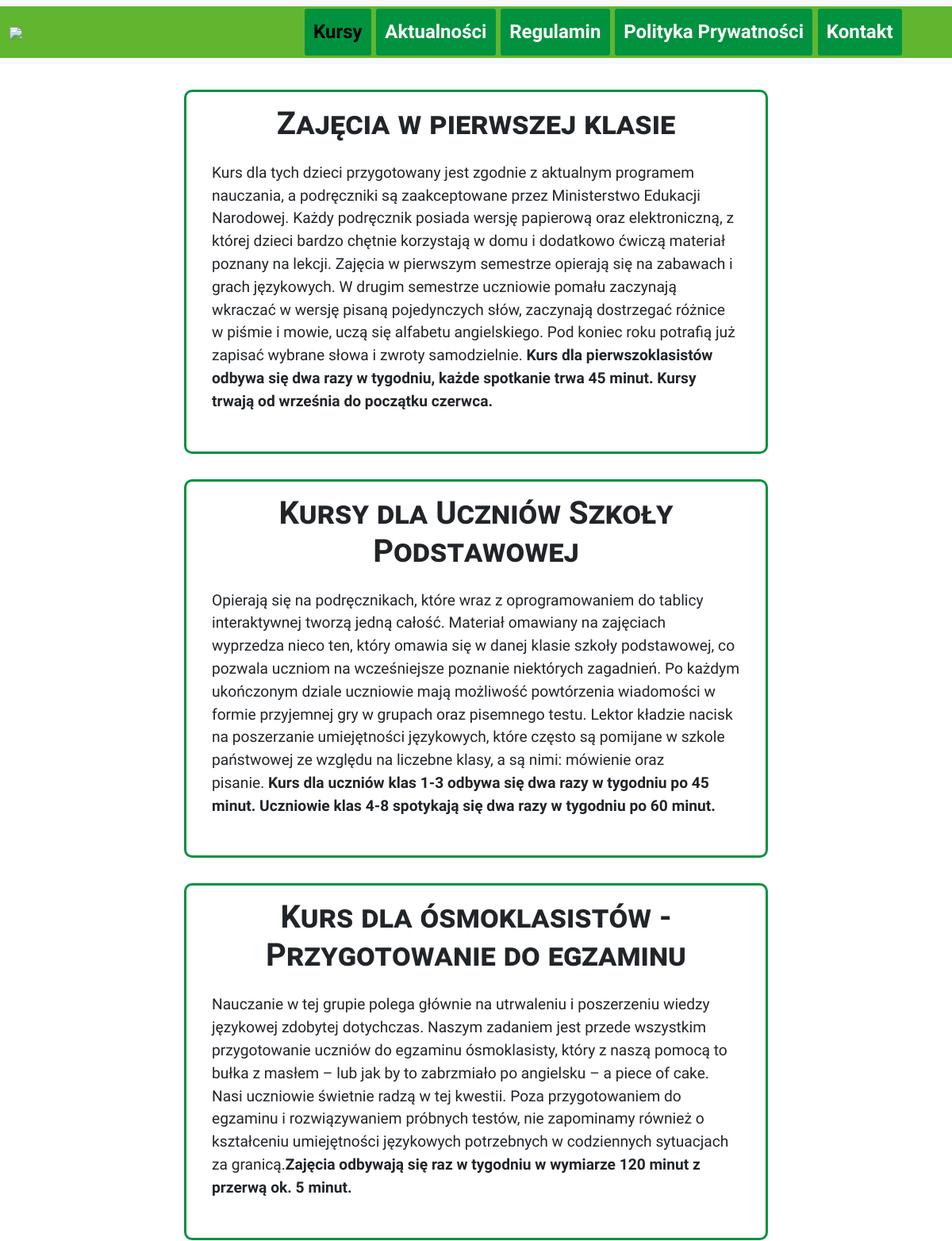
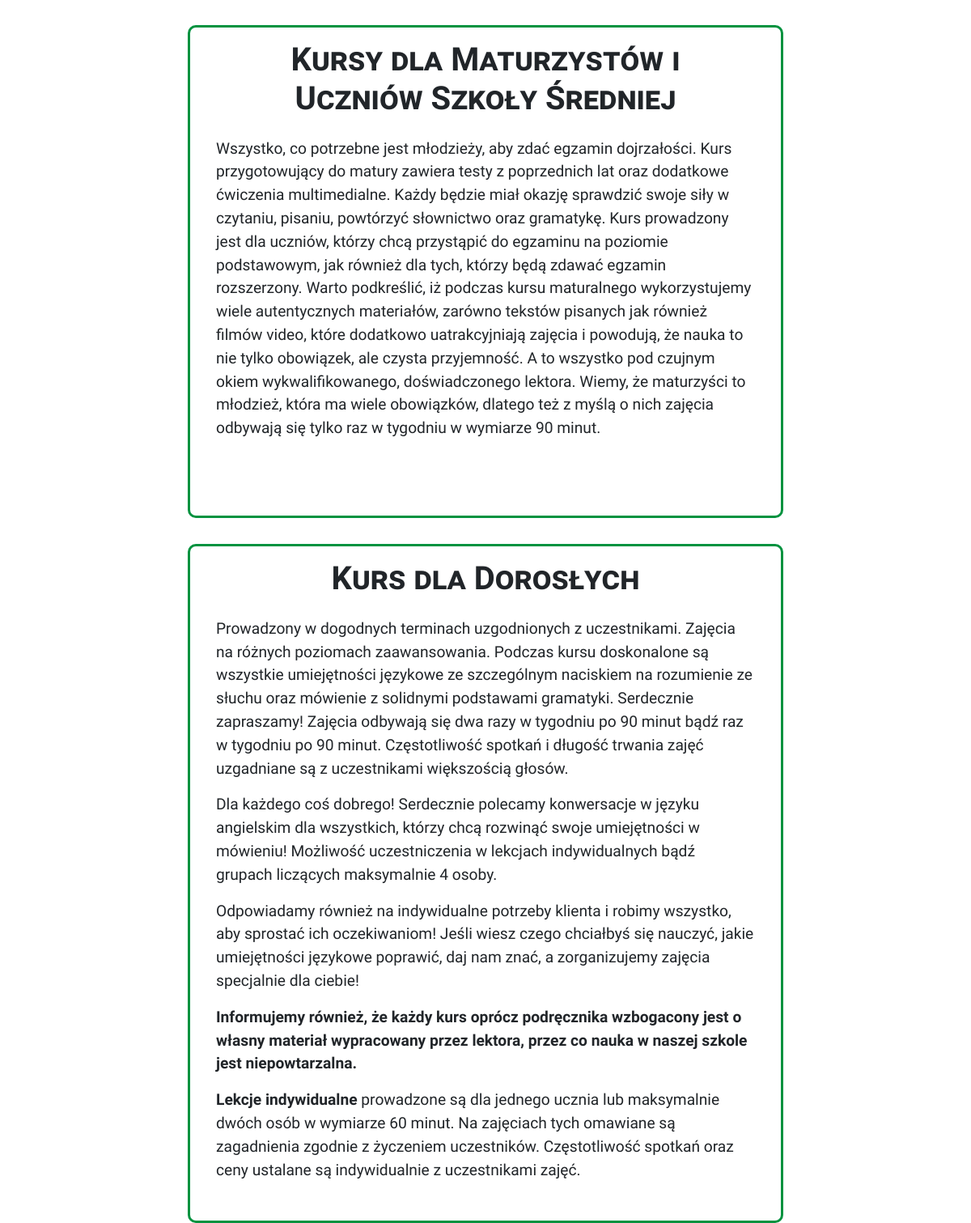
Page /courses/ on the committed database (2 pictures, top to bottom).
### articles_app/models.py (models this page shows)
class Page(models.Model):
    title = models.CharField(max_length=100)
    page_url = models.URLField(max_length=200, blank=True, null=True)
    edit_url = models.URLField(max_length=200, blank=True, null=True)

class Article(models.Model):
    title = models.CharField(max_length=200)
    content = RichTextField()
    pub_date = models.DateTimeField('date published')
    page = models.ForeignKey(Page, on_delete=models.CASCADE, null=True)
    show_on_whiteboard = models.BooleanField(default=False)

### articles_app/views.py (the view)
# urls.py: path('courses/', views.courses, name="courses"),
def courses(request):
    return render_page_based_on_index_template(request, "Kursy")

### articles_app/views.py (called while the page is built)
def render_page_based_on_index_template(request, page_name):
    pages = Page.objects.all()
    articles = list(Article.objects.filter(page__title=page_name))
    articles.sort(key=lambda x: x.pub_date, reverse=True)
    default_pages_dict = {}
    for page in pages:
        if page.title not in ('Główna', page_name):
            default_pages_dict.update({page.title: page.page_url.split('/')[0]})
    return render(request, 'index.html', {'default_pages_dict': default_pages_dict, 'current_page_name': page_name, 'articles': articles})

### articles_app/templates/index.html (shortened to what this page needs)
<!DOCTYPE html>
{% load static %}
<html lang="en">
<head>
    <link href="https://cdn.jsdelivr.net/npm/bootstrap@5.3.1/dist/css/bootstrap.min.css" rel="stylesheet"
>
    <link rel="stylesheet" type="text/css" href="{% static 'css/styles.css' %}">
</head>
<body>
<nav class="navbar navbar-expand-lg bg-body-tertiary">
    <div class="container-fluid" id="nav_top">
        <a class="navbar-brand" href="{% url 'index' %}">
            <img id="imgLogo" class="fade-in" src="{% static 'img/logo2.png' %}"></a>
        <div class="collapse navbar-collapse mx-5 fade-in" id="navbarNav">
            <ul class="navbar-nav ms-auto">
                {% if current_page_name != "Główna" %}
                    <li class="nav-item">
                        <a class="nav-link" aria-current="page">{{ current_page_name }}</a>
                    </li>
                {% endif %}
                {% for page_name, page_url in default_pages_dict.items %}
                    <li class="nav-item">
                        <a class="nav-link" href="{% url page_url %}">{{ page_name }}</a>
                    </li>
                {% endfor %}
            </ul>
        </div>
    </div>
</nav>
<div class="container">
    <div class="row">
        <div class="col-2">
        </div>
        <div class="col-8">
            {% for article in articles %}
                <article>
                    <h1 id="article_{{ article.id }}">{{ article.title }}</h1>
                    {{ article.content|safe }}
                </article>
            {% endfor %}
        </div>
        <div class="col-2">
        </div>
    </div>
</div>
</body>
</html>

### articles_app/static/css/styles.css (style rules this page uses)
body { font-family: 'Open Sans Condensed', sans-serif; background: url("../img/background.jpg") no-repeat fixed center; background-size: contain; }
#nav_top { background-color: #60b62f; }
li.nav-item { background-color: #00923f; margin: 0.2rem; border-radius: 3px; padding: 0.2rem; }
li.nav-item a { font-size: 1.5rem; font-weight: bold; color: white; }
li.nav-item a[aria-current="page"] { color: black; }
.navbar-collapse a.nav-link { padding-left: 1rem; }
h1 { text-align: center; font-weight: bold; }
article h1 { font-variant: small-caps; padding: 1rem; }
article { border-color: #00923f; border-width: 3px; border-radius: 10px; border-style: solid; margin-top: 2rem; padding-left: 2rem; padding-right: 2rem; padding-bottom: 2rem; font-size: 1.2rem; }
.fade-in { animation: fadeInAnimation 2s; }

### rows in the picture
Page: title "Kursy"
Page: default_pages_dict "Aktualności"
Page: default_pages_dict "Regulamin"
Page: default_pages_dict "Polityka Prywatności"
Page: default_pages_dict "Kontakt"
Article: title "Zajęcia w pierwszej klasie", content "Kurs dla tych dzieci przygotowany jest zgodnie z aktualnym programem nauczania, a podręczniki są zaakceptowane przez Ministerstwo Edukacji Narodowej. Każdy podręcznik posiada wersję papierową oraz elektroniczną, z której dzieci bardzo chętnie korzystają w domu i dodatkowo ćwiczą materiał poznany na lekcji. Zajęcia w pierwszym semestrze opierają się na zabawach i grach językowych. W drugim semestrze uczniowie pomału zaczynają wkraczać w wersję pisaną pojedynczych słów, zaczynają dostrzegać różnice w piśmie i mowie, uczą się alfabetu angielskiego. Pod koniec roku potrafią już zapisać wybrane słowa i zwroty samodzielnie. Kurs dla pierwszoklasistów odbywa się dwa razy w tygodniu, każde…"
Article: title "Kursy dla Uczniów Szkoły Podstawowej", content "Opierają się na podręcznikach, które wraz z oprogramowaniem do tablicy interaktywnej tworzą jedną całość. Materiał omawiany na zajęciach wyprzedza nieco ten, który omawia się w danej klasie szkoły podstawowej, co pozwala uczniom na wcześniejsze poznanie niektórych zagadnień. Po każdym ukończonym dziale uczniowie mają możliwość powtórzenia wiadomości w formie przyjemnej gry w grupach oraz pisemnego testu. Lektor kładzie nacisk na poszerzanie umiejętności językowych, które często są pomijane w szkole państwowej ze względu na liczebne klasy, a są nimi: mówienie oraz pisanie. Kurs dla uczniów klas 1-3 odbywa się dwa razy w tygodniu po 45 minut. Uczniowie klas 4-8 spotykają się dwa razy w…"
Article: title "Kurs dla ósmoklasistów - Przygotowanie do egzaminu", content "Nauczanie w tej grupie polega głównie na utrwaleniu i poszerzeniu wiedzy językowej zdobytej dotychczas. Naszym zadaniem jest przede wszystkim przygotowanie uczniów do egzaminu ósmoklasisty, który z naszą pomocą to bułka z masłem – lub jak by to zabrzmiało po angielsku – a piece of cake. Nasi uczniowie świetnie radzą w tej kwestii. Poza przygotowaniem do egzaminu i rozwiązywaniem próbnych testów, nie zapominamy również o kształceniu umiejętności językowych potrzebnych w codziennych sytuacjach za granicą. Zajęcia odbywają się raz w tygodniu w wymiarze 120 minut z przerwą ok. 5 minut."
Article: title "Kursy dla Maturzystów i Uczniów Szkoły Średniej", content "Wszystko, co potrzebne jest młodzieży, aby zdać egzamin dojrzałości. Kurs przygotowujący do matury zawiera testy z poprzednich lat oraz dodatkowe ćwiczenia multimedialne. Każdy będzie miał okazję sprawdzić swoje siły w czytaniu, pisaniu, powtórzyć słownictwo oraz gramatykę. Kurs prowadzony jest dla uczniów, którzy chcą przystąpić do egzaminu na poziomie podstawowym, jak również dla tych, którzy będą zdawać egzamin rozszerzony. Warto podkreślić, iż podczas kursu maturalnego wykorzystujemy wiele autentycznych materiałów, zarówno tekstów pisanych jak również filmów video, które dodatkowo uatrakcyjniają zajęcia i powodują, że nauka to nie tylko obowiązek, ale czysta przyjemność. A to wszystko…"
Article: title "Kurs dla Dorosłych", content "Prowadzony w dogodnych terminach uzgodnionych z uczestnikami. Zajęcia na różnych poziomach zaawansowania. Podczas kursu doskonalone są wszystkie umiejętności językowe ze szczególnym naciskiem na rozumienie ze słuchu oraz mówienie z solidnymi podstawami gramatyki. Serdecznie zapraszamy! Zajęcia odbywają się dwa razy w tygodniu po 90 minut bądź raz w tygodniu po 90 minut. Częstotliwość spotkań i długość trwania zajęć uzgadniane są z uczestnikami większością głosów. Dla każdego coś dobrego! Serdecznie polecamy konwersacje w języku angielskim dla wszystkich, którzy chcą rozwinąć swoje umiejętności w mówieniu! Możliwość uczestniczenia w lekcjach indywidualnych bądź grupach liczących maksymalnie…"
